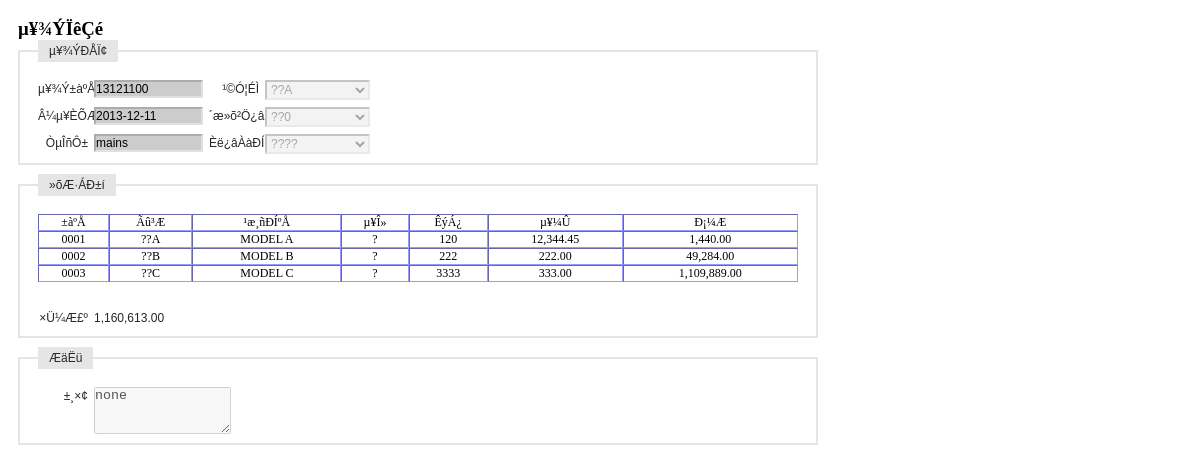
The page /receipt_inout/receipt_show_inout.php?id=13121100 (signed in) on the database its author committed.
### tables this page shows
CREATE TABLE `table_company` (
  `id` varchar(4) NOT NULL,
  `name` varchar(10) NOT NULL,
  `type` varchar(10) default NULL,
  `contact` varchar(10) default NULL,
  `phone` varchar(12) default NULL,
  `fax` varchar(12) default NULL,
  `email` varchar(20) default NULL,
  `bank` varchar(10) default NULL,
  `bankaccount` varchar(20) default NULL,
  `tariff` varchar(20) default NULL,
  `area` varchar(10) default NULL,
  `province` varchar(10) default NULL,
  `address` varchar(50) default NULL,
  `zipcode` varchar(10) default NULL,
  PRIMARY KEY  (`id`,`name`)
);

CREATE TABLE `test_receipt` (
  `id` varchar(8) NOT NULL,
  `date` date default NULL,
  `yewuyuan` varchar(10) default NULL,
  `type` varchar(4) default NULL,
  `company` varchar(4) default NULL,
  `warehouse` varchar(4) default NULL,
  `remark` varchar(100) default NULL,
  `itemstring` varchar(200) default NULL,
  PRIMARY KEY  (`id`)
);

CREATE TABLE `table_warehouse` (
  `id` varchar(4) NOT NULL,
  `name` varchar(10) NOT NULL,
  `fuzeren` varchar(10) default NULL,
  `phone` varchar(8) default NULL,
  `address` varchar(50) default NULL,
  `remark` varchar(50) default NULL,
  PRIMARY KEY  (`id`,`name`)
);

CREATE TABLE `tb_inout` (
  `id` int(4) unsigned NOT NULL auto_increment,
  `type` varchar(20) NOT NULL,
  `name` varchar(20) NOT NULL,
  `cost` int(4) NOT NULL,
  PRIMARY KEY  (`id`,`name`)
);

CREATE TABLE `tb_product` (
  `id` int(4) NOT NULL auto_increment,
  `maintype` varchar(20) NOT NULL,
  `subtype` varchar(20) NOT NULL,
  `name` varchar(20) NOT NULL,
  `encode` varchar(20) NOT NULL,
  `barcode` varchar(20) NOT NULL,
  `size` varchar(20) NOT NULL,
  `unit` varchar(10) NOT NULL,
  `upperlimit` int(4) NOT NULL,
  `lowerlimit` int(4) NOT NULL,
  `inprice` int(4) NOT NULL,
  `outprice` int(4) NOT NULL,
  `tupian` varchar(100) NOT NULL,
  `jianjie` mediumtext NOT NULL,
  `addtime` varchar(20) NOT NULL,
  PRIMARY KEY  (`id`,`encode`,`barcode`)
);

### receipt_inout/receipt_show_inout.php (the view, shortened to what this page needs)
<?php
	$id = $_GET[id];
	$query = "select * from test_receipt where id = '$id'";
	$result = mysql_query($query);
	$RS = mysql_fetch_array($result);
	$date = $RS[date];
	$yewuyuan = $RS[yewuyuan];
	$itemstr = $RS[itemstring];
	$remark = $RS[remark];
	$query = "select name from table_warehouse where id = '$RS[warehouse]'";
	$result_warehouse = mysql_query($query);
	$RS2 = mysql_fetch_array($result_warehouse);
	$warehouse = $RS2[name];
	$query = "select name from table_company where id = '$RS[company]'";
	$result_company = mysql_query($query);
	$RS2 = mysql_fetch_array($result_company);
	$company = $RS2[name];
	$query = "select name from tb_inout where id = $RS[type]";
	$result_inout = mysql_query($query);
	$RS2 = mysql_fetch_array($result_inout);
	$type = $RS2[name];
?>
<!DOCTYPE html PUBLIC "-//W3C//DTD XHTML 1.0 Transitional//EN" "http://www.w3.org/TR/xhtml1/DTD/xhtml1-transitional.dtd">
<html xmlns="http://www.w3.org/1999/xhtml">
<head>
</head>
<link rel="stylesheet" type="text/css" href="../css/iframe.css" media="screen" />
<body  style="width:800px">
<form id="item_in" name="item_in" method="post" action="receipt_in_bg.php" onsubmit=" return checkForm()">
  <h3>µ¥¾ÝÏêÇé</h3>
  <fieldset>
  <legend>µ¥¾ÝÐÅÏ¢</legend>
  <label>µ¥¾Ý±àºÅ</label>
  <input id="id" name="id" type="text" value="<?php echo $id;?>" style="background-color:#CCCCCC" readonly/>
  <label>¹©Ó¦ÉÌ</label>
  <select name="company" id="company" disabled>
    <?php echo "<option value='$RS[company]'>$company</option>";?>
  </select>
  <p>&nbsp;</p>
  <label>Â¼µ¥ÈÕÆÚ</label>
  <input name="date" id="date" type="text" value="<?php echo $date;?>" style="background-color:#CCCCCC" readonly/>
  <label>´æ»õ²Ö¿â</label>
  <select id="warehouse" name="warehouse" disabled>
    <?php echo "<option value='$RS[warehouse]'>$warehouse</option>";?>
  </select>
  <p>&nbsp;</p>
  <label>ÒµÎñÔ±</label>
  <input id="yewuyuan" name="yewuyuan" type="text" value="<?php echo $yewuyuan;?>" style="background-color:#CCCCCC" readonly/>
  <label>Èë¿âÀàÐÍ</label>
  <select id="type" name="type" disabled>
    <?php echo "<option value='$RS[type]'>$type</option>";?>
  </select>
  </fieldset>
  <fieldset>
  <legend>»õÆ·ÁÐ±í</legend>
  <table id="item_list" border="1" width="100%" cellspacing="0" cellpadding="5" style="font-size:12px; border:thin; border-color:#9999FF ">
    <tr align="center">
      <td>±àºÅ</td>
      <td>Ãû³Æ</td>
      <td>¹æ¸ñÐÍºÅ</td>
      <td>µ¥Î»</td>
      <td>ÊýÁ¿</td>
      <td>µ¥¼Û</td>
      <td>Ð¡¼Æ</td>
    </tr>
	<?php
		$item_list = explode('|',$itemstr);
		$sum = 0.00;
		foreach($item_list as $str){
			echo '<tr align="center">';
			$item_info = explode('+',$str);
			$item_id = $item_info[0];
			$item_num = $item_info[1];
			$item_price = number_format($item_info[2],2);
			echo "<td>$item_id</td>";
			if(1){
				$query = "select * from tb_product where encode = '$item_id'";
				$result_iteminfo = mysql_query($query);
				$RS2 = mysql_fetch_array($result_iteminfo);
				echo "<td>$RS2[name]</td>";
				echo "<td>$RS2[size]</td>";
				echo "<td>$RS2[unit]</td>";
			}
			else{
				echo "<td></td>";
				echo "<td></td>";
				echo "<td></td>";
			}
			$total = number_format($item_num * $item_price,2);
			echo "<td>$item_num</td>";
			echo "<td>$item_price</td>";
			echo "<td>$total</td>";
			echo '</tr>';
			$sum = $sum + $item_num * $item_price;
		}
		$sum_str = number_format($sum,2);
	?>
  </table>
  <p>&nbsp;</p>
  <label>×Ü¼Æ£º</label><label><?php echo $sum_str;?></label>
  </fieldset>
  <fieldset>
  <legend>ÆäËü</legend>
  <label>±¸×¢</label>
  <textarea name="remark" cols="15" rows="3" disabled><?php echo $remark;?></textarea>
  </fieldset>
</form>
</body>
</html>

### css/iframe.css (style rules this page uses)
* { margin: 0; padding: 0; }
body { background: #FFF; padding: 18px; }
form fieldset { border: #E5E5E5 2px solid; clear: both; margin-bottom: 9px; overflow: hidden; padding: 9px 18px; }
form input, form select { border-color: #ACACAC #E1E1E1 #E1E1E1 #ACACAC; border-style: solid; border-width: 2px; float: left; font-size:12px; margin-right: 6px; width: 105px; }
form label { color: #262626; font: normal 12px/18px Arial, sans-serif; float: left; margin-right: 6px; text-align: right; width: 50px; }
form legend { background: #E5E5E5; color: #262626; font: normal 12px/18px Arial, sans-serif; margin-bottom: 9px; padding: 2px 11px; }
p { color: #666; font: normal 12px/18px Arial, sans-serif; margin-bottom: 9px; }

### rows shown on the page
table_company: company "??A"
test_receipt: date "2013-12-11", yewuyuan "mains", itemstring "0001", itemstring "120", itemstring "12,344.45", itemstring "1,440.00", itemstring "0002", itemstring "222", itemstring "222.00", itemstring "49,284.00", itemstring "0003", itemstring "3333", itemstring "333.00", itemstring "1,109,889.00", remark "none"
table_warehouse: warehouse "??0"
tb_inout: type "????"
tb_product: name "??A", size "MODEL A", unit "?"
tb_product: name "??B", size "MODEL B", unit "?"
tb_product: name "??C", size "MODEL C", unit "?"

### other values the page prints
$sum_str "1,160,613.00"
